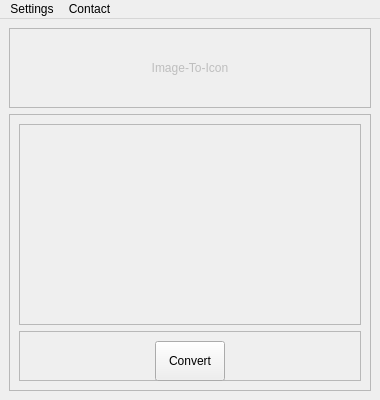
<?xml version="1.0" encoding="UTF-8"?>
<ui version="4.0">
 <class>MainWindow</class>
 <widget class="QMainWindow" name="MainWindow">
  <property name="geometry">
   <rect>
    <x>0</x>
    <y>0</y>
    <width>380</width>
    <height>400</height>
   </rect>
  </property>
  <property name="minimumSize">
   <size>
    <width>290</width>
    <height>400</height>
   </size>
  </property>
  <property name="maximumSize">
   <size>
    <width>380</width>
    <height>400</height>
   </size>
  </property>
  <property name="windowTitle">
   <string>MainWindow</string>
  </property>
  <widget class="QWidget" name="centralwidget">
   <layout class="QVBoxLayout" name="verticalLayout">
    <item>
     <widget class="QFrame" name="frame_2">
      <property name="enabled">
       <bool>false</bool>
      </property>
      <property name="minimumSize">
       <size>
        <width>0</width>
        <height>50</height>
       </size>
      </property>
      <property name="maximumSize">
       <size>
        <width>16777215</width>
        <height>80</height>
       </size>
      </property>
      <property name="frameShape">
       <enum>QFrame::StyledPanel</enum>
      </property>
      <property name="frameShadow">
       <enum>QFrame::Raised</enum>
      </property>
      <layout class="QVBoxLayout" name="verticalLayout_2">
       <item>
        <widget class="QLabel" name="label_title">
         <property name="text">
          <string>Image-To-Icon</string>
         </property>
         <property name="alignment">
          <set>Qt::AlignCenter</set>
         </property>
        </widget>
       </item>
      </layout>
     </widget>
    </item>
    <item>
     <widget class="QFrame" name="frame">
      <property name="frameShape">
       <enum>QFrame::StyledPanel</enum>
      </property>
      <property name="frameShadow">
       <enum>QFrame::Raised</enum>
      </property>
      <layout class="QVBoxLayout" name="verticalLayout_3">
       <item>
        <widget class="QFrame" name="frame_3">
         <property name="minimumSize">
          <size>
           <width>0</width>
           <height>100</height>
          </size>
         </property>
         <property name="maximumSize">
          <size>
           <width>16777215</width>
           <height>16777215</height>
          </size>
         </property>
         <property name="autoFillBackground">
          <bool>false</bool>
         </property>
         <property name="frameShape">
          <enum>QFrame::StyledPanel</enum>
         </property>
         <property name="frameShadow">
          <enum>QFrame::Raised</enum>
         </property>
        </widget>
       </item>
       <item>
        <widget class="QFrame" name="frame_4">
         <property name="maximumSize">
          <size>
           <width>16777215</width>
           <height>50</height>
          </size>
         </property>
         <property name="frameShape">
          <enum>QFrame::StyledPanel</enum>
         </property>
         <property name="frameShadow">
          <enum>QFrame::Raised</enum>
         </property>
         <layout class="QHBoxLayout" name="horizontalLayout_2">
          <item>
           <spacer name="horizontalSpacer_3">
            <property name="orientation">
             <enum>Qt::Horizontal</enum>
            </property>
            <property name="sizeHint" stdset="0">
             <size>
              <width>117</width>
              <height>20</height>
             </size>
            </property>
           </spacer>
          </item>
          <item>
           <widget class="QPushButton" name="btn_convert">
            <property name="minimumSize">
             <size>
              <width>70</width>
              <height>40</height>
             </size>
            </property>
            <property name="maximumSize">
             <size>
              <width>70</width>
              <height>40</height>
             </size>
            </property>
            <property name="text">
             <string>Convert</string>
            </property>
           </widget>
          </item>
          <item>
           <spacer name="horizontalSpacer_4">
            <property name="orientation">
             <enum>Qt::Horizontal</enum>
            </property>
            <property name="sizeHint" stdset="0">
             <size>
              <width>117</width>
              <height>20</height>
             </size>
            </property>
           </spacer>
          </item>
         </layout>
        </widget>
       </item>
      </layout>
     </widget>
    </item>
   </layout>
  </widget>
  <widget class="QMenuBar" name="menubar">
   <property name="geometry">
    <rect>
     <x>0</x>
     <y>0</y>
     <width>380</width>
     <height>21</height>
    </rect>
   </property>
   <property name="nativeMenuBar">
    <bool>true</bool>
   </property>
   <widget class="QMenu" name="menuSettings">
    <property name="cursor">
     <cursorShape>PointingHandCursor</cursorShape>
    </property>
    <property name="title">
     <string>Settings</string>
    </property>
    <widget class="QMenu" name="menuOutput_Path">
     <property name="title">
      <string>Output_Path</string>
     </property>
     <addaction name="SameLocation"/>
     <addaction name="separator"/>
     <addaction name="SelectLocation"/>
    </widget>
    <addaction name="menuOutput_Path"/>
    <addaction name="separator"/>
   </widget>
   <widget class="QMenu" name="menuContact">
    <property name="cursor">
     <cursorShape>PointingHandCursor</cursorShape>
    </property>
    <property name="title">
     <string>Contact</string>
    </property>
    <property name="separatorsCollapsible">
     <bool>false</bool>
    </property>
    <addaction name="actionYouTube"/>
    <addaction name="separator"/>
    <addaction name="actionGitHub"/>
    <addaction name="separator"/>
    <addaction name="actionFacebook"/>
    <addaction name="separator"/>
    <addaction name="actionInstagram"/>
    <addaction name="separator"/>
    <addaction name="actionTelegram"/>
   </widget>
   <addaction name="menuSettings"/>
   <addaction name="menuContact"/>
  </widget>
  <action name="SameLocation">
   <property name="text">
    <string>Same Location</string>
   </property>
  </action>
  <action name="SelectLocation">
   <property name="text">
    <string>Select Location</string>
   </property>
  </action>
  <action name="actionYouTube">
   <property name="text">
    <string>YouTube</string>
   </property>
  </action>
  <action name="actionGitHub">
   <property name="text">
    <string>GitHub</string>
   </property>
  </action>
  <action name="actionFacebook">
   <property name="text">
    <string>Facebook</string>
   </property>
  </action>
  <action name="actionInstagram">
   <property name="text">
    <string>Instagram</string>
   </property>
  </action>
  <action name="actionTelegram">
   <property name="text">
    <string>Telegram</string>
   </property>
  </action>
 </widget>
 <resources/>
 <connections/>
</ui>
